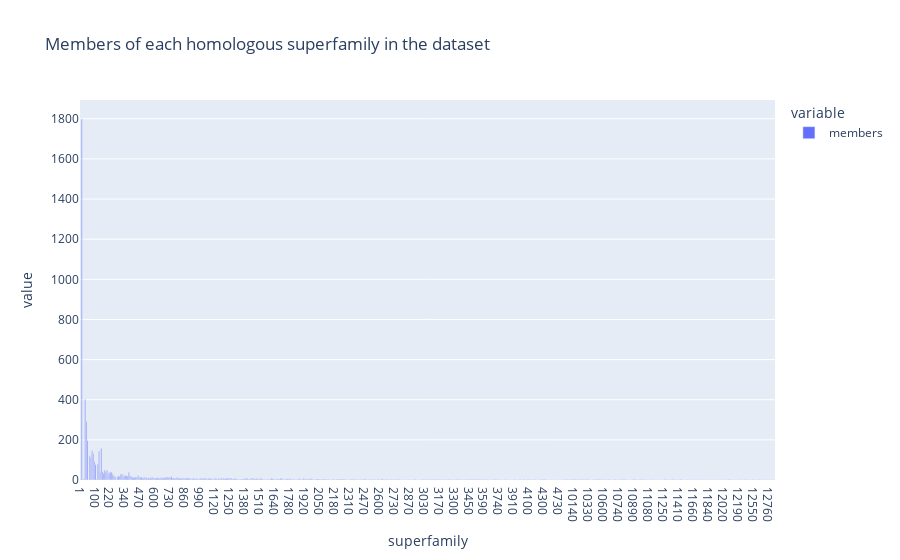

The code cell stored with this chart in its notebook:
### Code cell
df_sf_counts = df.groupby(by="superfamily").size()

df_sf_counts.index = df_sf_counts.index.astype("str") # convert to categorical index
df_sf_counts.name = "members"

# Show as a column chart:
fig = px.bar(df_sf_counts, title="Members of each homologous superfamily in the dataset")
fig.show()

# Show as a pie chart:
# fig = px.pie(df_sf_counts.to_frame(), values="members", title="Members of each homologous superfamily in the dataset")
# fig.show()

### Figure 1 — Plotly figure (JSON) as saved in the notebook; plotly's stock layout.template omitted (floating-point values rounded to 4 significant figures; data arrays with more than 128 entries replaced by an {"elided": "..."} marker saying what was removed)
{"data": [{"alignmentgroup": "True", "hovertemplate": "variable=members<br>superfamily=%{x}<br>value=%{y}<extra></extra>", "legendgroup": "members", "marker": {"color": "#636efa", "pattern": {"shape": ""}}, "name": "members", "offsetgroup": "members", "orientation": "v", "showlegend": true, "textposition": "auto", "type": "bar", "x": {"elided": "604 str values"}, "xaxis": "x", "y": {"elided": "604 int values"}, "yaxis": "y"}], "layout": {"barmode": "relative", "legend": {"title": {"text": "variable"}, "tracegroupgap": 0}, "title": {"text": "Members of each homologous superfamily in the dataset"}, "xaxis": {"anchor": "y", "domain": [0, 1], "title": {"text": "superfamily"}}, "yaxis": {"anchor": "x", "domain": [0, 1], "title": {"text": "value"}}}}
